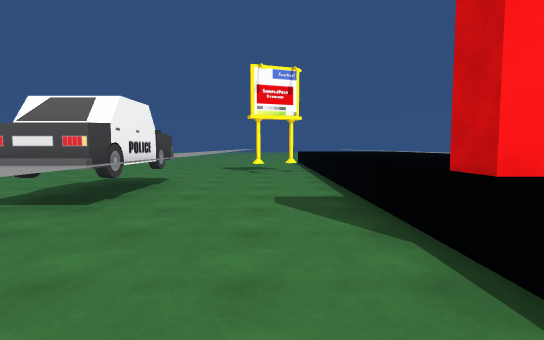
view 1 (above)

18 first-person views from a walk through a 3-D level made in the Unity game engine. The camera is 1.4 m above the floor, tilts 4° down and sees 80° across. The floor is counted in squares, 2 m on a side. Each view is taken from the middle of a square. On the plan, view 1 faces up. The plan holds only what a view shows up to about 10 squares ahead; the rest is blank. The place goes on beyond the plan. The player is left out.

view 2
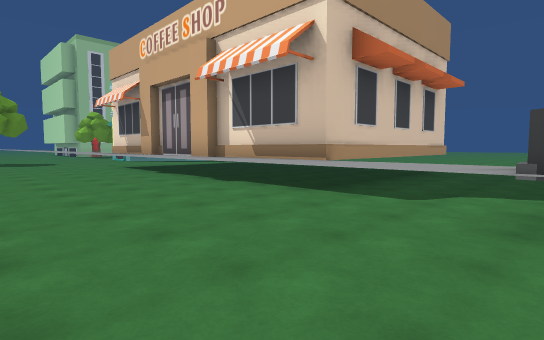

view 3
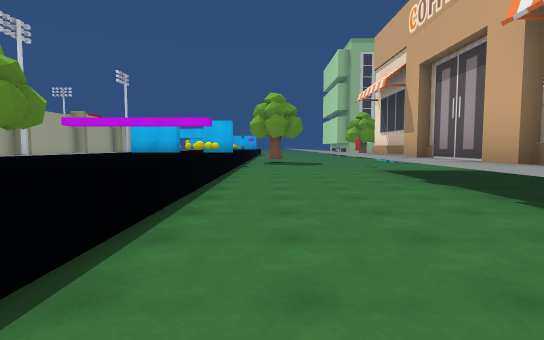

view 4
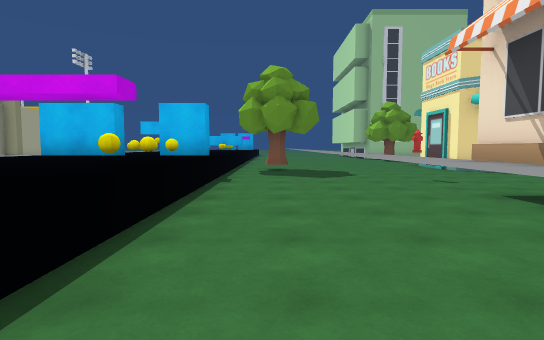

view 5
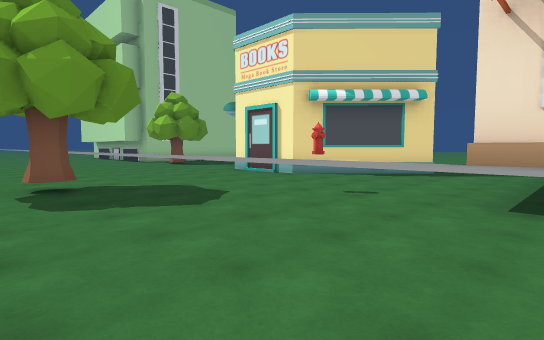

view 6
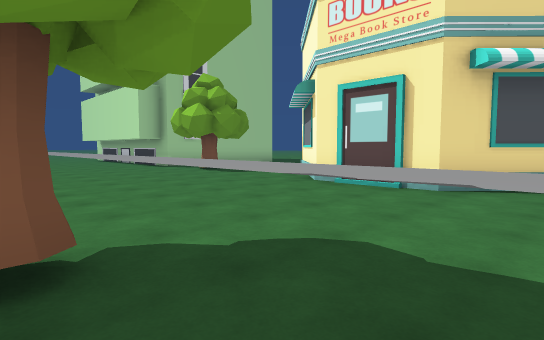

view 7
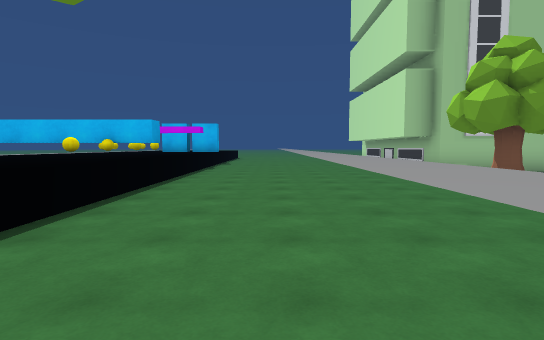

view 8
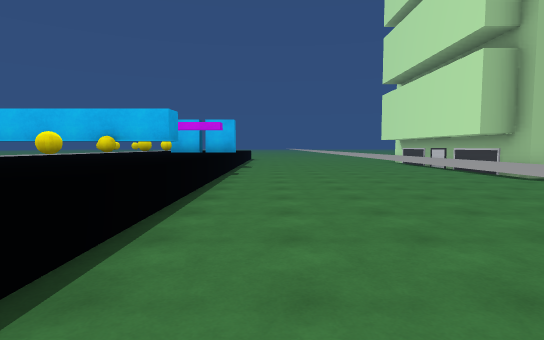

view 9
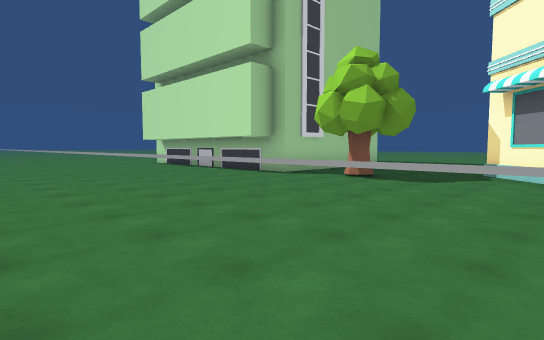

view 10
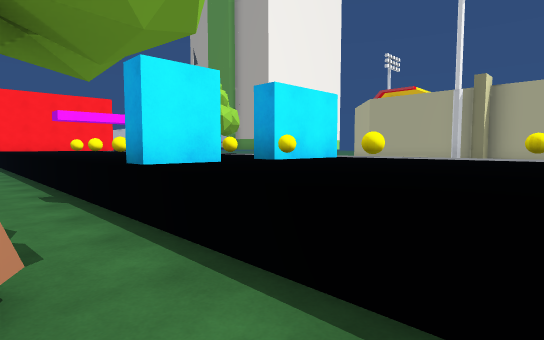

view 11
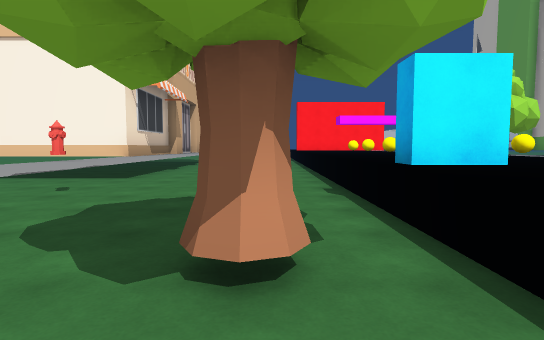

view 12
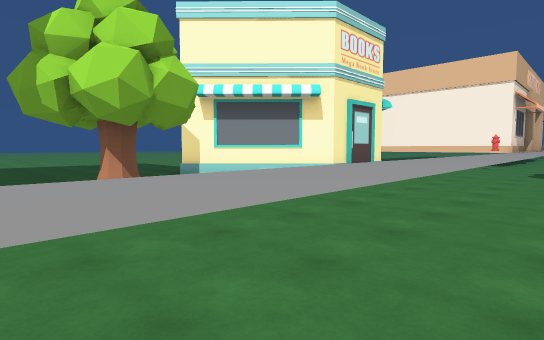

view 13
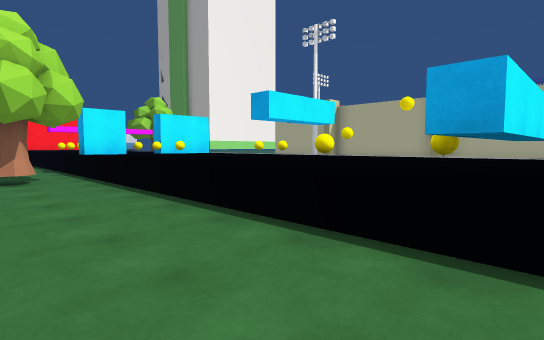

view 14
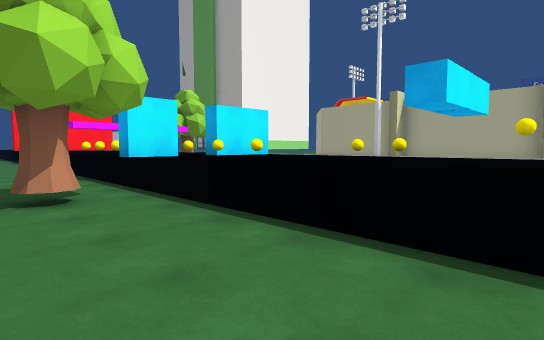

view 15
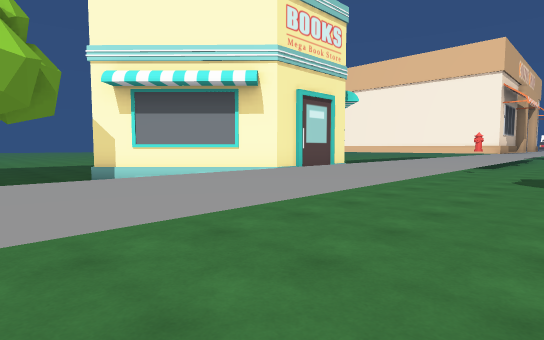

view 16
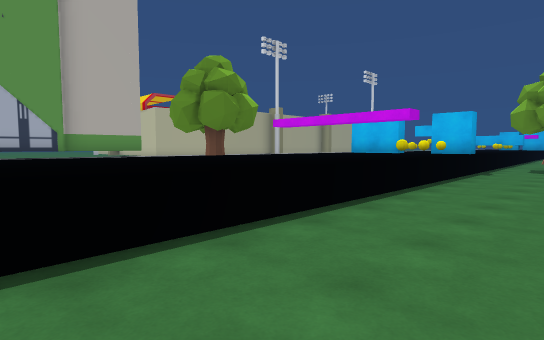

view 17
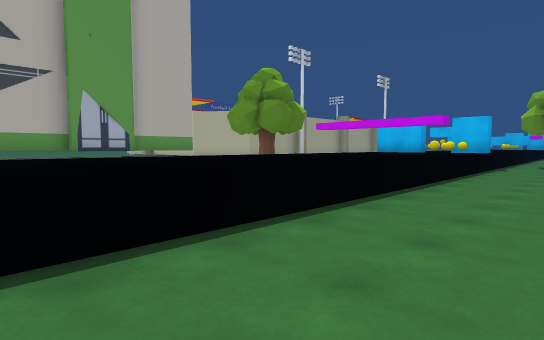

view 18
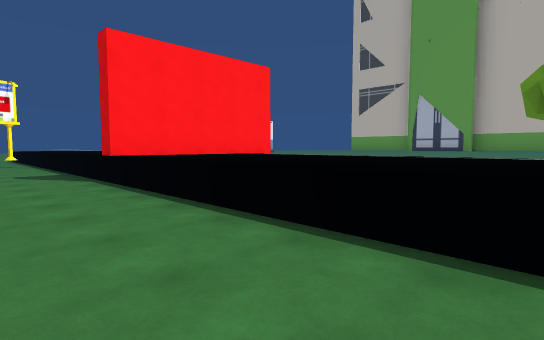

### Floor plan
Key: @ floor where view 1 was taken; # wall or solid block; . floor; ^ raised ledge; O other object.
Columns run from 13 left of view 1 to 12 right of it. Each row starts with its distance up from view 1.
 10             ...
  9        ...^^.O.
  8        ...^^...
  7        ...OO...
  6         .. #...
  5          .O#...
  4          .O#...
  3      .....^^...
  2     ......^^...####
  1     .#####^^...       ^O
  0           ^^.@.       ^O
 -1           ^^...       ^O
 -2           ^^...       ^O
 -3           ^^...       ^O
 -4           ^^...       ^O
 -5           ^^...    OO
 -6           ^^...
 -7           ^^...O
 -8     .^ ###^^...O
 -9     ......^^...O
-10     ......O^...O      ^
-11      #....^^...#O^#   ^^
-12       #...^^... O     ^^#
-13        #..^^.O. O     ^^##
-14        #..^^...   O   ^^#
-15        #..^^...   O    ^#
-16       #...^^...       ^^#
-17  ... #....^^...       ^ #
-18 ..........^^...^       ^#
-19 ..........^^...O^     ^^#
-20 .......O..^^...OOOO   ^ #
-21 ..........^^...OOOO
-22    OOOO...^^...

Positions as (right, up) in squares from view 1, and headings:
1: (0, 0), facing up
2: (1, 4), facing down-left
3: (0, 2), facing down
4: (0, -3), facing down
5: (1, -7), facing down-left
6: (0, -11), facing down-left
7: (-1, -13), facing down
8: (0, -15), facing down
9: (1, -16), facing down-left
10: (0, -15), facing up-right
11: (0, -15), facing up
12: (-1, -22), facing up-left
13: (-1, -21), facing up-right
14: (-1, -18), facing up-right
15: (-1, -20), facing up-left
16: (-1, 0), facing down-right
17: (-1, 2), facing down-right
18: (-1, -5), facing up-right
